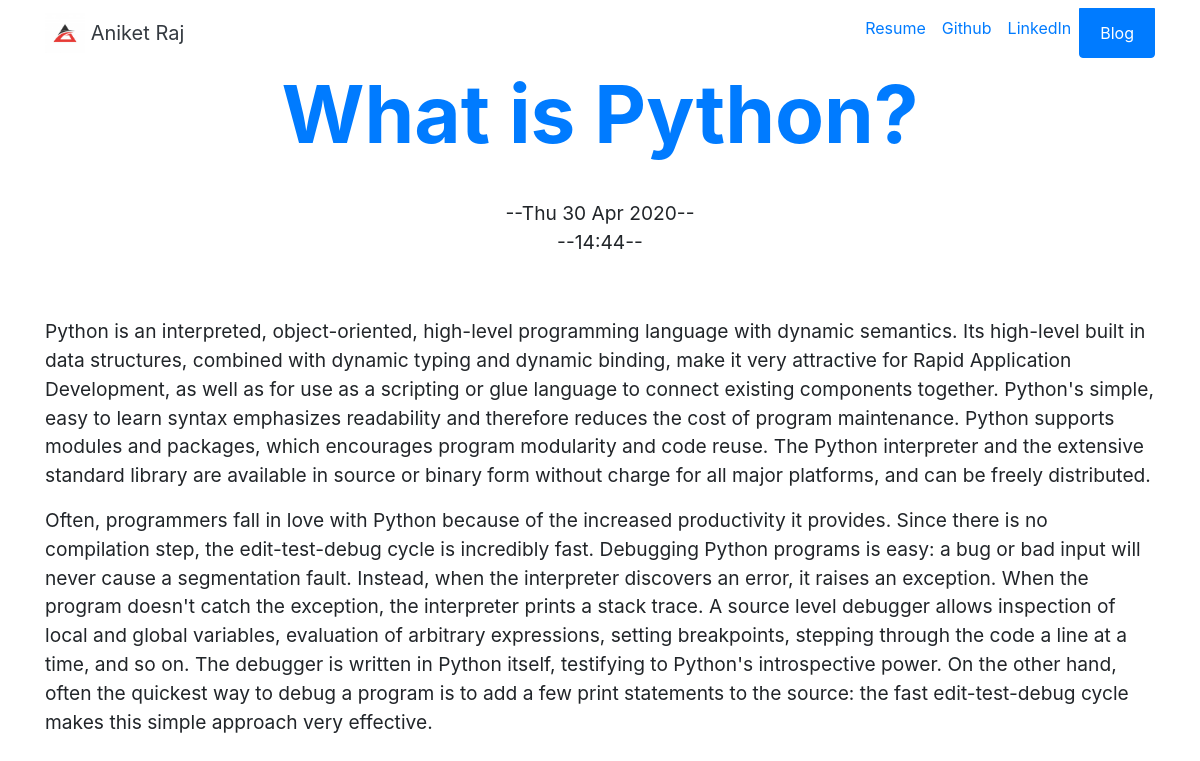
/blog/8, run on the app's committed database.
### blog/models.py (models this page shows, shortened)
class MyBlog(models.Model):
	title = models.CharField(max_length= 50)
	description = models.TextField(max_length=500000)
	date = models.DateTimeField(auto_now= False, auto_now_add= False)

### blog/views.py (the view)
# urls.py: path('<int:blog_id>', views.detail, name='detail'),
def detail(request, blog_id):
	blog =  get_object_or_404(MyBlog, pk=blog_id)
	return render(request, 'blog/detail.html', {'blog':blog})

### blog/templates/blog/detail.html
{% extends 'portfolio_app/base.html' %}
{% block content %}
<div class="container" id="hometext">
<h2 class="text-center font-weight-bolder text-primary" id="blogdetailtitle">{{ blog.title }}</h2><br>
<p class="text-center">--{{ blog.date|date:'D d M Y' }}--<br>--{{ blog.date|time:"H:i" }}--</p><br>
<p class="text-center">{{ blog.description|linebreaks }}</p>
</div>
{% endblock %}

### portfolio_app/static/portfolio_app/custom.css (style rules this page uses)
@media (min-width: 992px) { #hometext { font-size: 1.2rem; } }
@media (min-width: 992px) { #blogdetailtitle { font-size: 5rem; } }

### data on the page
MyBlog: title "What is Python?", date "Thu 30 Apr 2020", date "14:44", description "Python is an interpreted, object-oriented, high-level programming language with dynamic semantics. Its high-level built in data structures, combined with dynamic typing and dynamic binding, make it very attractive for Rapid Application Development, as well as for use as a scripting or glue language to connect existing components together. Python's simple, easy to learn syntax emphasizes readability and therefore reduces the cost of program maintenance. Python supports modules and packages, which encourages program modularity and code reuse. The Python interpreter and the extensive standard library are available in source or binary form without charge for all major platforms, and can be…"
